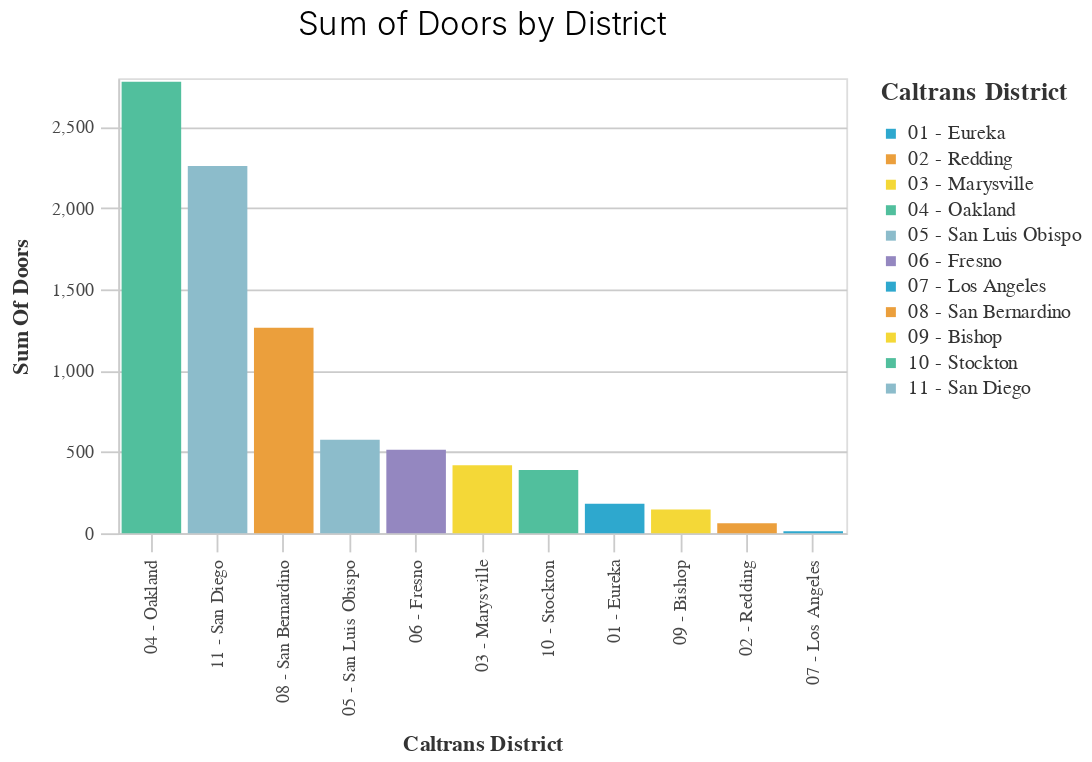

The notebook cell saved with this chart:
### Code cell
basic_bar_chart_title((df
                       >>group_by(_.caltrans_district)
                       >>summarize(sum_of_doors= _.doors_sum.sum())
                       >>arrange(-_.sum_of_doors)
                      ), 
                      'caltrans_district', 'sum_of_doors', 'caltrans_district', 'Sum of Doors by District')

### Figure 1 — Vega-Lite specification as saved in the notebook (floating-point values rounded to 4 significant figures)
{"config": {"view": {"continuousWidth": 400, "continuousHeight": 300}, "axis": {"domainColor": "#cbcbcb", "grid": true, "gridColor": "#cbcbcb", "gridWidth": 1, "labelColor": "#474747", "labelFont": "Nunito Sans", "labelFontSize": 10, "labelPadding": 4, "tickColor": "#cbcbcb", "tickSize": 10, "titleColor": "#333", "titleFont": "Raleway", "titleFontSize": 12, "titlePadding": 10}, "axisBand": {"grid": false}, "background": "white", "font": "Raleway", "header": {"labelFont": "Nunito Sans", "titleFont": "Raleway"}, "legend": {"labelColor": "#333", "labelFont": "Nunito Sans", "labelFontSize": 11, "labelLimit": 0, "padding": 1, "symbolSize": 30, "symbolType": "square", "titleColor": "#333", "titleFont": "Raleway", "titleFontSize": 14, "titlePadding": 10}, "title": {"anchor": "middle", "font": "Raleway", "fontSize": 18, "fontWeight": 300, "offset": 20}}, "data": {"name": "data-3aa48c2f0dadb44e9a45f020e7eccb54"}, "mark": "bar", "encoding": {"color": {"field": "caltrans_district", "legend": {"title": "Caltrans District"}, "scale": {"range": ["#2EA8CE", "#EB9F3C", "#F4D837", "#51BF9D", "#8CBCCB", "#9487C0"]}, "type": "nominal"}, "x": {"field": "caltrans_district", "sort": "-y", "title": "Caltrans District", "type": "nominal"}, "y": {"field": "sum_of_doors", "title": "Sum Of Doors", "type": "quantitative"}}, "height": 250, "title": "Sum of Doors by District", "width": 400, "$schema": "https://vega.github.io/schema/vega-lite/v4.17.0.json", "datasets": {"data-3aa48c2f0dadb44e9a45f020e7eccb54": [{"caltrans_district": "04 - Oakland", "sum_of_doors": 2779.0}, {"caltrans_district": "11 - San Diego", "sum_of_doors": 2260.0}, {"caltrans_district": "08 - San Bernardino", "sum_of_doors": 1264.0}, {"caltrans_district": "05 - San Luis Obispo", "sum_of_doors": 576.0}, {"caltrans_district": "06 - Fresno", "sum_of_doors": 514.0}, {"caltrans_district": "03 - Marysville", "sum_of_doors": 419.0}, {"caltrans_district": "10 - Stockton", "sum_of_doors": 390.0}, {"caltrans_district": "01 - Eureka", "sum_of_doors": 181.0}, {"caltrans_district": "09 - Bishop", "sum_of_doors": 146.0}, {"caltrans_district": "02 - Redding", "sum_of_doors": 61.0}, {"caltrans_district": "07 - Los Angeles", "sum_of_doors": 12.0}]}}
